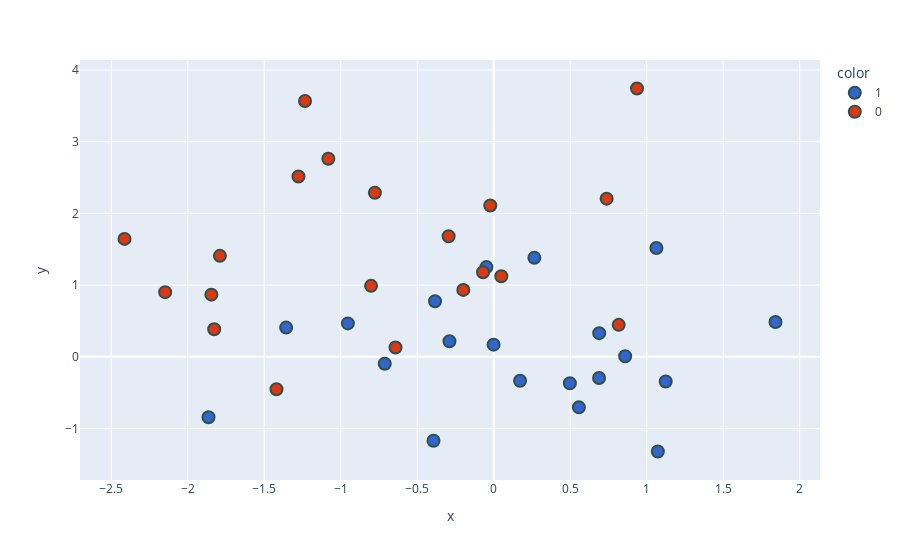

The cell this chart's notebook holds for it:
### Code cell
new_df['target'] = new_df['target'].astype('str')
fig = px.scatter(x=new_df['pc1'],
                 y=new_df['pc2'],
                 color=new_df['target'],
                 color_discrete_sequence=px.colors.qualitative.G10
                )

fig.update_traces(marker=dict(size=12,
                              line=dict(width=2,
                                        color='DarkSlateGrey')),
                  selector=dict(mode='markers'))
fig.show()

### Figure 1 — Plotly figure (JSON) as saved in the notebook; plotly's stock layout.template omitted (floating-point values rounded to 4 significant figures)
{"data": [{"hovertemplate": "color=1<br>x=%{x}<br>y=%{y}<extra></extra>", "legendgroup": "1", "marker": {"color": "#3366CC", "line": {"color": "DarkSlateGrey", "width": 2}, "size": 12, "symbol": "circle"}, "mode": "markers", "name": "1", "orientation": "v", "showlegend": true, "type": "scatter", "x": [1.073, -0.0009309, 1.842, -1.864, 0.5569, 0.6894, 0.6886, -1.357, 0.8591, -0.7122, -0.9532, 0.1721, 0.4978, 0.2656, -0.04783, -0.3935, -0.2893, -0.3837, 1.124, 1.063], "xaxis": "x", "y": [-1.32, 0.17, 0.4868, -0.8416, -0.7039, 0.3304, -0.2943, 0.4082, 0.008607, -0.0962, 0.4667, -0.3331, -0.3676, 1.381, 1.252, -1.169, 0.217, 0.7758, -0.3443, 1.518], "yaxis": "y"}, {"hovertemplate": "color=0<br>x=%{x}<br>y=%{y}<extra></extra>", "legendgroup": "0", "marker": {"color": "#DC3912", "line": {"color": "DarkSlateGrey", "width": 2}, "size": 12, "symbol": "circle"}, "mode": "markers", "name": "0", "orientation": "v", "showlegend": true, "type": "scatter", "x": [0.04956, -0.1988, 0.7381, -1.42, 0.9366, -1.827, -0.6419, -1.845, -0.2948, -0.8015, -0.7767, -2.413, -2.148, -1.233, -0.06982, -1.276, -0.02248, -1.081, -1.79, 0.817], "xaxis": "x", "y": [1.124, 0.9333, 2.206, -0.4518, 3.742, 0.3854, 0.1304, 0.8675, 1.681, 0.9903, 2.288, 1.645, 0.9024, 3.568, 1.179, 2.515, 2.111, 2.763, 1.408, 0.4463], "yaxis": "y"}], "layout": {"legend": {"title": {"text": "color"}, "tracegroupgap": 0}, "margin": {"t": 60}, "xaxis": {"anchor": "y", "domain": [0, 1], "title": {"text": "x"}}, "yaxis": {"anchor": "x", "domain": [0, 1], "title": {"text": "y"}}}}
